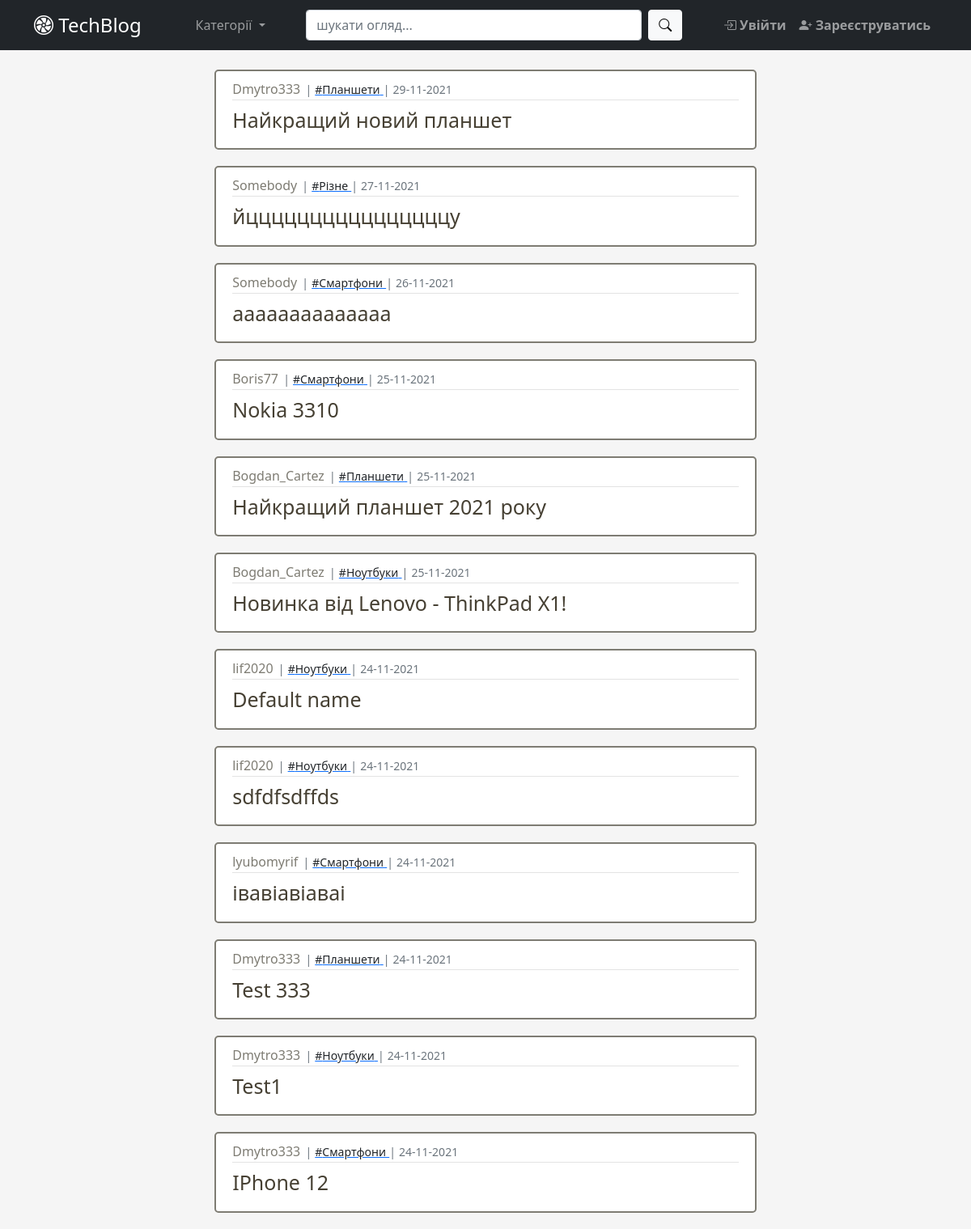
The page / on the database its author committed.
### app/blog/models.py (models this page shows, shortened)
class Post(db.Model):  # type: ignore
    __searchable__ = ['title']
    id = db.Column(db.Integer, primary_key=True)  # type: ignore
    category_id = db.Column(db.Integer, db.ForeignKey('category.id'),
                            nullable=False)  # type: ignore
    user_id = db.Column(db.Integer(), db.ForeignKey('user.id'))  # type: ignore
    title = db.Column(db.String(100), nullable=False)  # type: ignore
    content = db.Column(db.Text)  # type: ignore
    created_at = db.Column(db.DateTime, default=datetime.now)  # type: ignore
    comments = db.relationship('Comment', backref='post_br', lazy=True)
    likes = db.relationship('Like', backref='post_br', lazy=True)

class Category(db.Model):  # type: ignore
    id = db.Column(db.Integer, primary_key=True)  # type: ignore
    name = db.Column(db.String(25), unique=True, nullable=False)
    category = db.relationship('Post', backref='category_br', lazy=True)

### app/user/models.py (models this page shows, shortened)
class User(db.Model, UserMixin):  # type: ignore
    id = db.Column(db.Integer, primary_key=True)  # type: ignore
    username = db.Column(db.String(30), unique=True, nullable=False)
    email = db.Column(db.String(50), unique=True, nullable=False)
    password = db.Column(db.String(30), nullable=False)
    picture = db.Column(db.String(20), nullable=False,
                        server_default='default.jpg')  # type: ignore
    admin = db.Column(db.Boolean, default=False)  # type: ignore
    comment = db.relationship('Comment', backref='user_br', lazy=True)
    like = db.relationship('Like', backref='user_br', lazy=True)
    posts = db.relationship('Post', backref='user_br', lazy=True)

### app/views.py (the view)
@app.route('/')
def home():
    posts = Post.query.order_by(Post.created_at.desc())
    return render_template('home.html', title='TechBlog', posts=posts)

### app/templates/home.html
{% extends "base.html" %}
{% block main %}
  <div style="margin:auto;width:60%">
    {% include "posts_list.html" %}
  </div>
{% endblock main %}

### app/templates/_render_field.html (shortened to what this page needs)
{% macro render_post_item(post) %}
    <article class="media article-section">
    <div class="media-body">
      <div class="article-metadata">
        <a class="author-name" href="{{url_for('blog_bp_in.user_posts', user_id=post.user_br.id)}}">
          {{ post.user_br.username }}
        </a><small class="text-muted">|</small>
        <a href="{{url_for('blog_bp_in.posts_by_category', category_id=post.category_br.id)}}">
          <small class="link-dark">#{{ post.category_br.name }}</small>
        </a><small class="text-muted">|</small>
        <small class="text-muted">
          {{ post.created_at.strftime('%d-%m-%Y')  }}
        </small>
      </div>
      <h2><a class="article-title" href="{{url_for('blog_bp_in.post_view', post_id=post.id)}}"> {{ post.title }} </a></h2>
    </div>
  </article>
{% endmacro %}

### app/static/css/custom.css (style rules this page uses)
body { background-color: #f5f5f5; !important; }
.article-section { background: white; padding: 10px 20px; border: 2px solid #7E7C73; border-radius: 5px; margin-bottom: 20px; }
a.author-name { color: #7E7C73; text-decoration: none; margin-right: 2px; }
a.article-title { font-size: 25px; color: #464033; text-decoration: none; }
.article-metadata { padding-bottom: 1px; margin-bottom: 3px; border-bottom: 1px solid #e3e3e3; }

### rows shown on the page
Post: user_br.username "Dmytro333", category_br.name "Планшети", created_at "29-11-2021", title "Найкращий новий планшет"
Post: user_br.username "Somebody", category_br.name "Різне", created_at "27-11-2021", title "йццццццццццццццццу"
Post: user_br.username "Somebody", category_br.name "Смартфони", created_at "26-11-2021", title "aaaaaaaaaaaaaa"
Post: user_br.username "Boris77", category_br.name "Смартфони", created_at "25-11-2021", title "Nokia 3310"
Post: user_br.username "Bogdan_Cartez", category_br.name "Планшети", created_at "25-11-2021", title "Найкращий планшет 2021 року"
Post: user_br.username "Bogdan_Cartez", category_br.name "Ноутбуки", created_at "25-11-2021", title "Новинка від Lenovo - ThinkPad X1!"
Post: user_br.username "lif2020", category_br.name "Ноутбуки", created_at "24-11-2021", title "Default name"
Post: user_br.username "lif2020", category_br.name "Ноутбуки", created_at "24-11-2021", title "sdfdfsdffds"
Post: user_br.username "lyubomyrif", category_br.name "Смартфони", created_at "24-11-2021", title "івавіавіаваі"
Post: user_br.username "Dmytro333", category_br.name "Планшети", created_at "24-11-2021", title "Test 333"
Post: user_br.username "Dmytro333", category_br.name "Ноутбуки", created_at "24-11-2021", title "Test1"
Post: user_br.username "Dmytro333", category_br.name "Смартфони", created_at "24-11-2021", title "IPhone 12"
